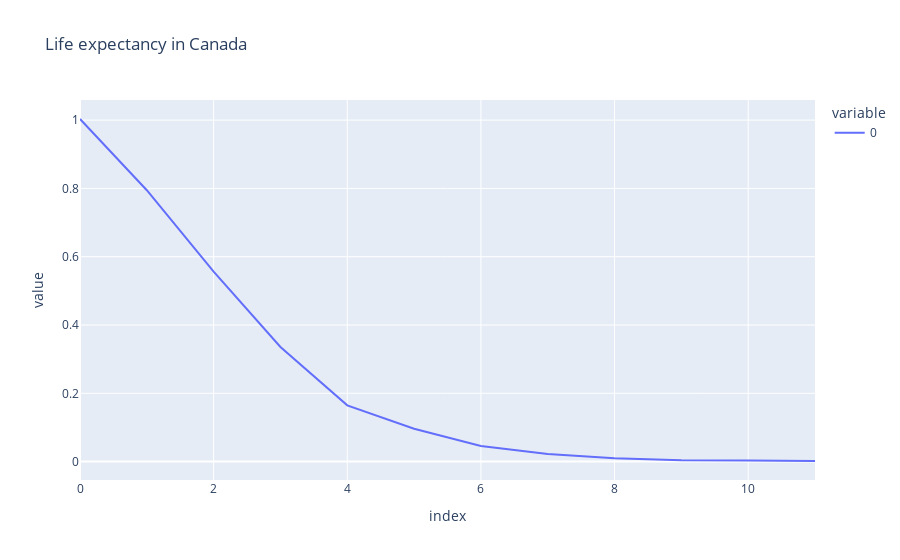

This figure's notebook cell:
### Code cell
import plotly.express as px

df = history.history['loss']
fig = px.line(df, title='Life expectancy in Canada')
fig.show()

### Figure 1 — Plotly figure (JSON) as saved in the notebook; plotly's stock layout.template omitted (floating-point values rounded to 4 significant figures)
{"data": [{"hovertemplate": "variable=0<br>index=%{x}<br>value=%{y}<extra></extra>", "legendgroup": "0", "line": {"color": "#636efa", "dash": "solid"}, "marker": {"symbol": "circle"}, "mode": "lines", "name": "0", "orientation": "v", "showlegend": true, "type": "scatter", "x": [0, 1, 2, 3, 4, 5, 6, 7, 8, 9, 10, 11], "xaxis": "x", "y": [1.003, 0.7948, 0.5566, 0.3358, 0.1647, 0.09641, 0.04588, 0.02218, 0.009901, 0.003899, 0.002859, 0.001736], "yaxis": "y"}], "layout": {"legend": {"title": {"text": "variable"}, "tracegroupgap": 0}, "title": {"text": "Life expectancy in Canada"}, "xaxis": {"anchor": "y", "domain": [0, 1], "title": {"text": "index"}}, "yaxis": {"anchor": "x", "domain": [0, 1], "title": {"text": "value"}}}}
